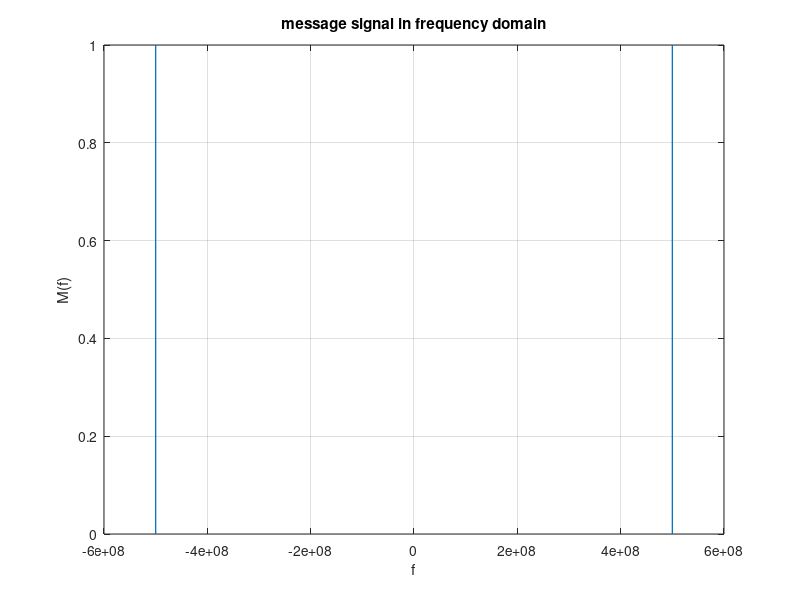
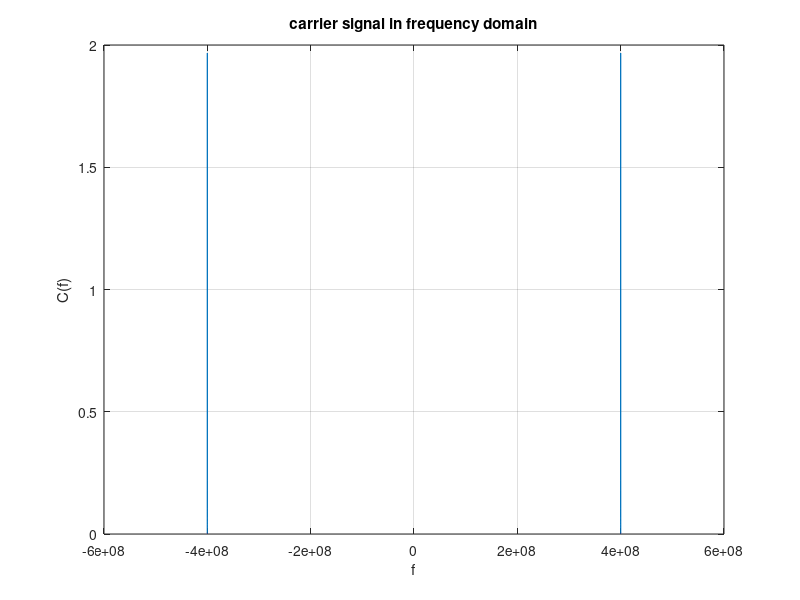
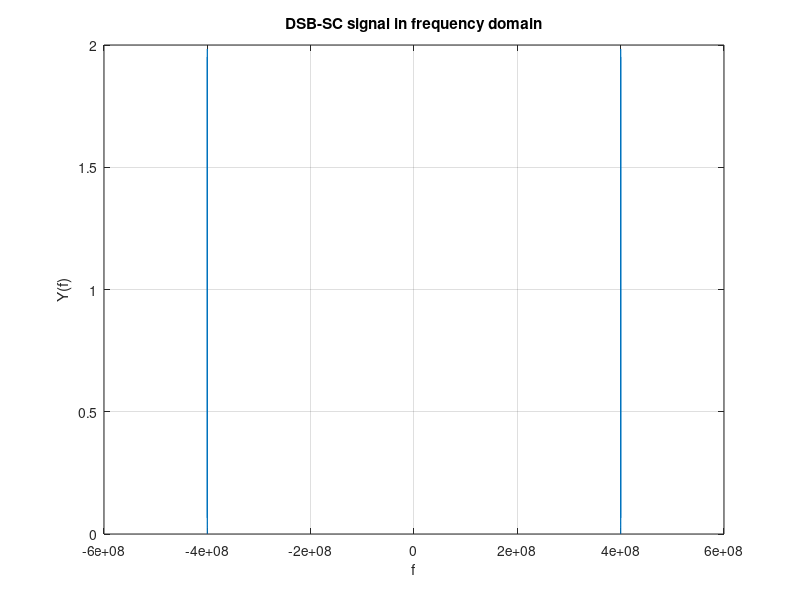

MATLAB code to generate these figures, in order:
%getting time period
Am=2; 
Ac=4; 
fm=1000;
fc=10^8; 
t=(0:1/10^9:0.006); 
N=length(t); 
f=linspace(-10^9/2,10^9/2,N);

%message signal
m_t = Am*sin(2*pi*fm*t); 
M_F=abs(fft(m_t,N)); 
figure();
plot(f,M_F/N);
title("message signal in frequency domain");
xlabel("f");
ylabel("M(f)");
grid on;

%carrier signal
c_t = Ac*sin(2*pi*fc*t); 
C_F=abs(fft(c_t,N)); 
figure();
plot(f,(C_F/N));
title("carrier signal in frequency domain");
xlabel("f");
ylabel("C(f)");
grid on;

%DBS-SC Signal
mp = 2;
y_t=Ac*(mp*sin(2*pi*fm*t)).*sin(2*pi*fc*t); 
y_F=abs(fft(y_t,N)); 
figure();
plot(f,(y_F/N));
title("DSB-SC signal in frequency domain");
xlabel("f");
ylabel("Y(f)");
grid on;
